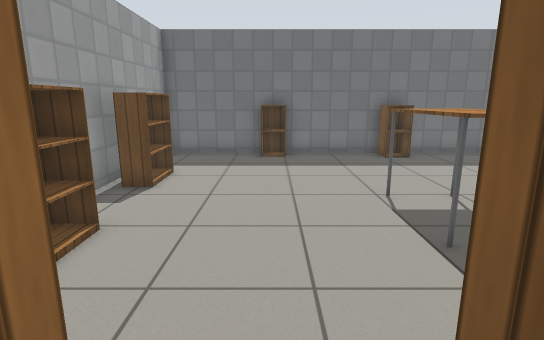
[1] (above)

16 first-person views from a walk through a world built for the Gazebo simulator. The camera is 1.1 m above the floor, tilts 12° down and sees 80° across. The floor is counted in squares, 0.5 m on a side. Each view is taken from the middle of a square. On the plan, view 1 faces up. The plan holds only what a view shows up to about 19 squares ahead; the rest is blank. Robots are left out. Simple patterns stand in for the simulator's built-in surfaces.

[2]
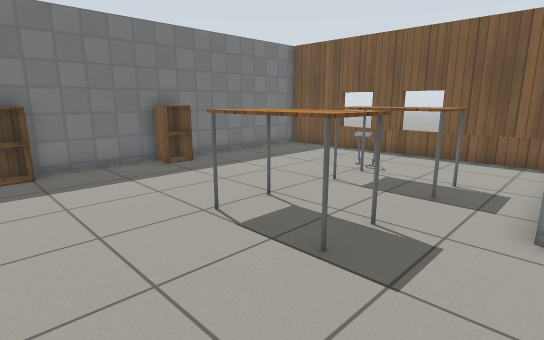

[3]
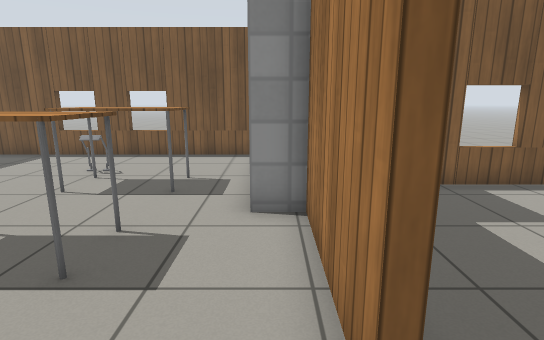

[4]
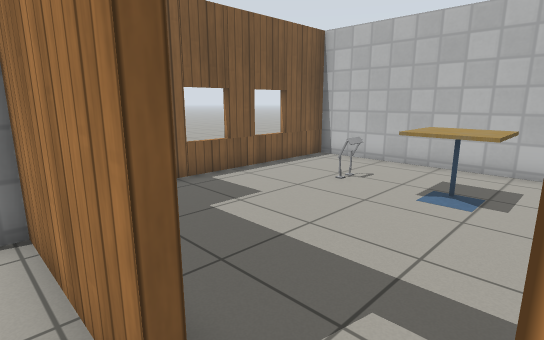

[5]
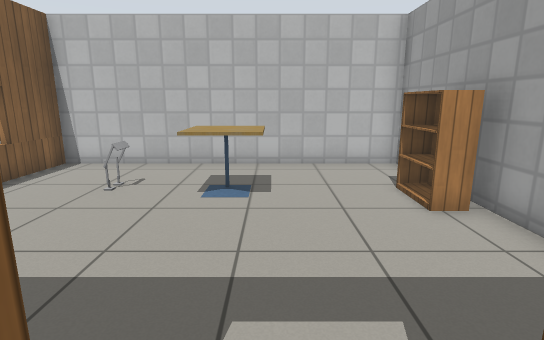

[6]
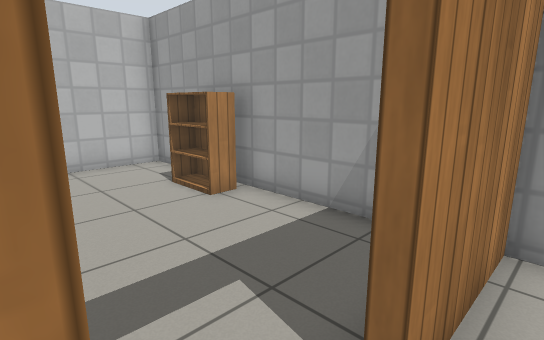

[7]
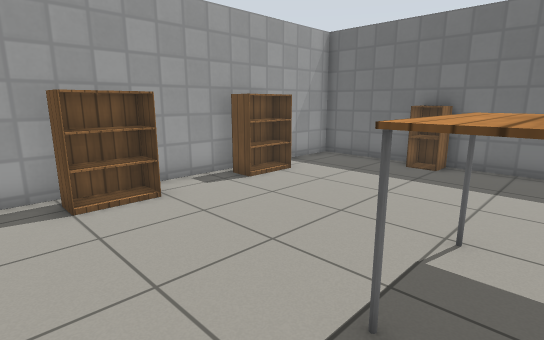

[8]
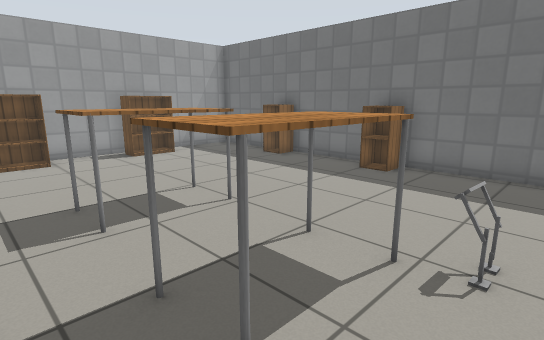

[9]
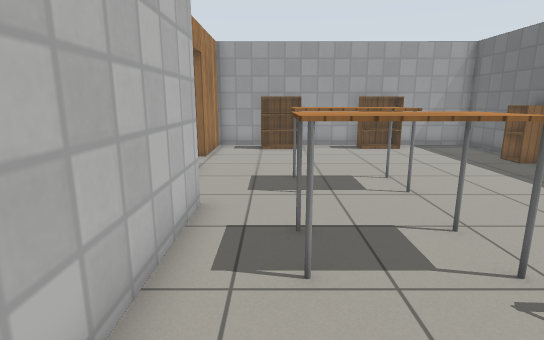

[10]
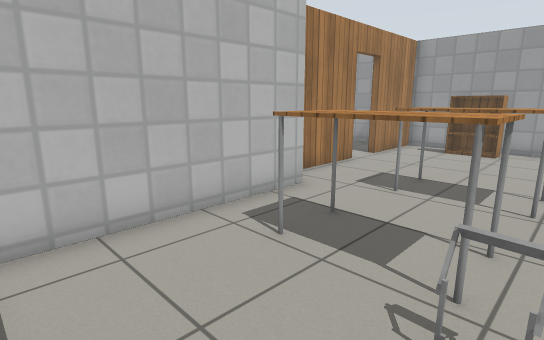

[11]
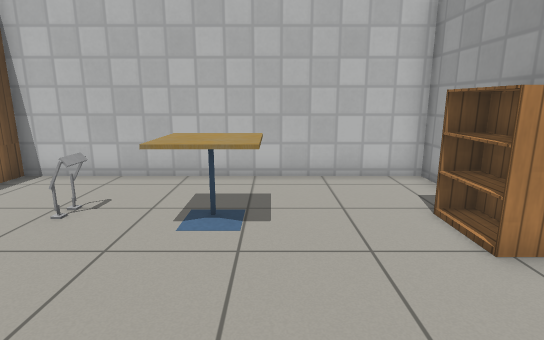

[12]
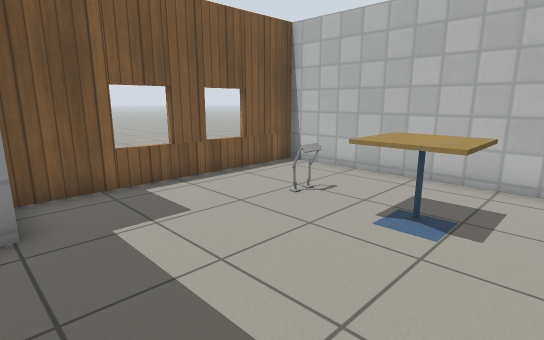

[13]
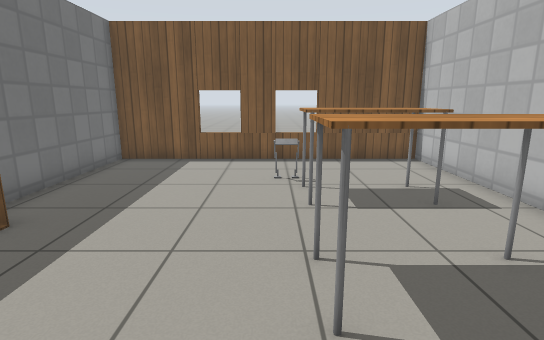

[14]
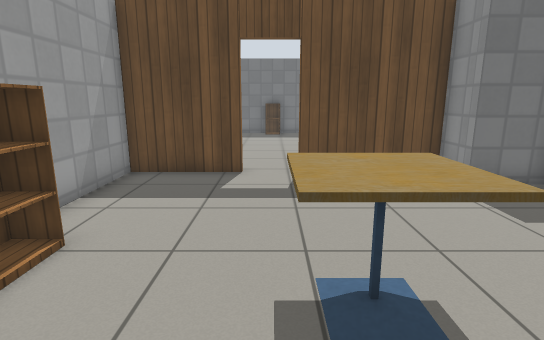

[15]
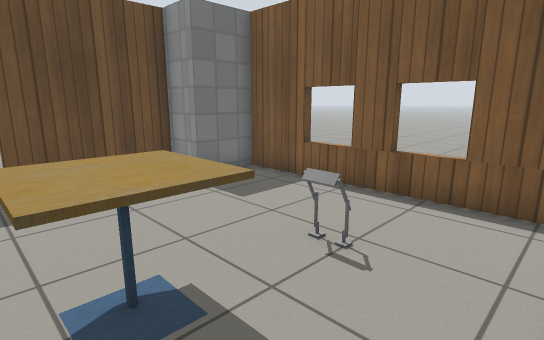

[16]
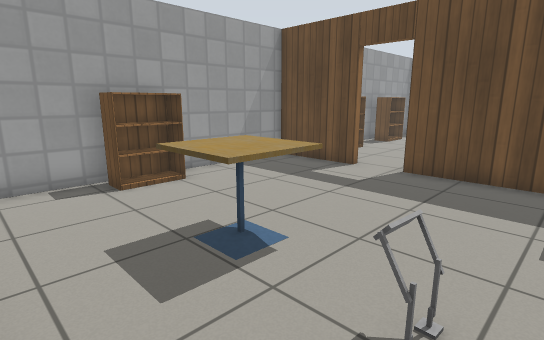

### Floor plan
Points are (right, up) in squares from view 1. A wall is a line through its corners. A room is listed if a view was taken in it or the views show most of it. See-through windows are left out.
Room 1 (views 1, 11, 12, 14, 15, 16)
walls: (-0.9, 1) (-4.5, 1) (-4.5, -9.5) (7.4, -9.5) (7.4, -0.6) (5.2, -0.6) (5.2, 1) (0.8, 1)
ways out: open door at (-0.5, 1) to room 2
objects: bookshelf (-4, -6) to (-3, -5); cafe table (0, -6) to (2, -5); person (4, -6)
Room 2 (views 2, 3, 4, 5, 6, 7, 8, 9, 10, 13)
walls: (0.8, 1.3) (5.2, 1.3) (5.2, 2.4) (12.4, 2.4) (12.4, 13.8) (-4.5, 13.8) (-4.5, 1.3) (-0.9, 1.3)
ways out: open door at (-0.5, 1) to room 1
objects: bookshelf (-4, 4) to (-3, 5); bookshelf (-4, 8) to (-3, 10); cabinet (0, 13); table (3, 5) to (4, 7); cabinet (5, 13); table (7, 5) to (8, 7); person (9, 7) to (9, 8)

Where each view was taken, in squares from view 1:
view 1: 0 up, 0 right, facing up
view 2: 2 up, 1 left, facing up-right
view 3: 2 up, 1 left, facing right
view 4: 2 up, 1 left, facing down-right
view 5: 2 up, 0 right, facing down
view 6: 2 up, 1 right, facing down-left
view 7: 2 up, 4 right, facing up-left
view 8: 3 up, 10 right, facing up-left
view 9: 4 up, 12 right, facing left
view 10: 8 up, 12 right, facing down-left
view 11: 0 up, 0 right, facing down
view 12: 0 up, 1 left, facing down-right
view 13: 8 up, 0 right, facing right
view 14: 9 down, 0 right, facing up
view 15: 9 down, 0 right, facing up-right
view 16: 9 down, 5 right, facing up-left
